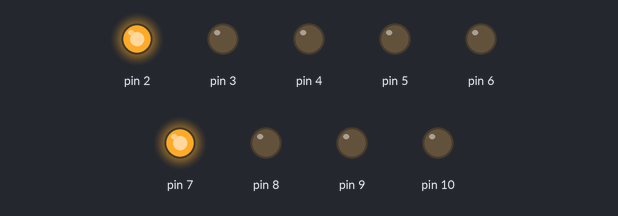
A sketch run on a simulated Arduino Uno, built with avr-gcc and run on an emulated ATmega328P. Shown: output pins drawn as LEDs (lit = HIGH). Random numbers use the default seed unless the sketch sets one.

Above: at 0.05 s.
At 0.35 s:
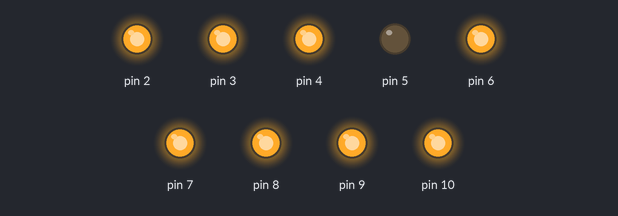
At 0.75 s:
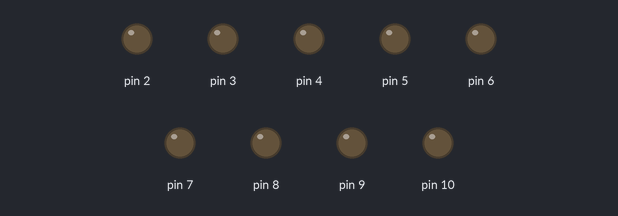
At 1.35 s:
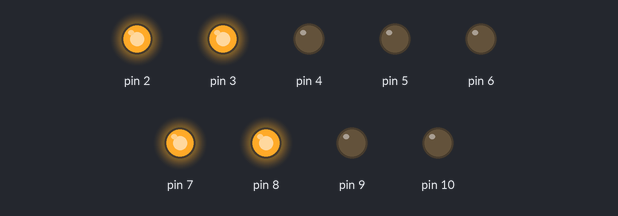
At 2.85 s:
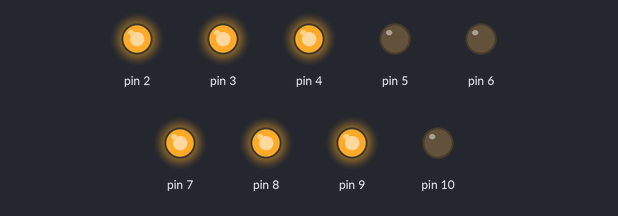
Timing chart, 0 to 3.1 s (numbered marks = the images above):
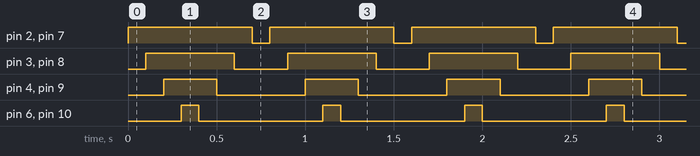

The sketch:

coeur.ino
```cpp
#include "param.h"

String incomingByte = "";

//initialisation des LED's
void setup() {

  // Initialisation
  Serial.begin(9600);
  pinMode(2, OUTPUT);
  pinMode(3, OUTPUT);
  pinMode(4, OUTPUT);
  pinMode(5, OUTPUT);
  pinMode(6, OUTPUT);
  pinMode(7, OUTPUT);
  pinMode(8, OUTPUT);
  pinMode(9, OUTPUT);
  pinMode (10,OUTPUT);
  randomSeed(analogRead(0));


}
//parametrage du mode d'allumage des LED's
// Boucle sans fin
void loop() {
  int mode = parametre();

  switch (mode)

  {


        digitalWrite(2, LOW);
        digitalWrite(3, LOW);
        digitalWrite(4, LOW);
        digitalWrite(5, LOW);
        digitalWrite(6, LOW);
        digitalWrite(7, LOW);
        digitalWrite(8, LOW);
        digitalWrite(9, LOW);
        digitalWrite (10, LOW);

    case 0: // Allumer une LED au choix
         choix();
         break;

    case 1: // Allumer toutes les LEDs
        allled();
        break;

    case 2:// Allumer les LEDs en mode chenille
        chenilleune();
        break;

    case 3:// Allumer 1 LED sur 2
        unesurdeux();
        break;

    case 4:// Allumer 1 LED sur 3
        unesurtrois();
        break;


    case 5:// Allumer 1 LED sur 9
        unesurneuf();
        break;


    case 6: // Mode Escargot
        escargot();
        break;


    case 7: // Mode spirale
        spirale();
        break;

    case 8: // Mode barre de chargement
        chargement();
        break;


   case 9: // Random
        hasard();
        break;


    default :// Erreur
      break;

  }
}


    void choix() {
        if (Serial.available())
       {

        digitalWrite(2, LOW);
        digitalWrite(3, LOW);
        digitalWrite(4, LOW);
        digitalWrite(5, LOW);
        digitalWrite(6, LOW);
        digitalWrite(7, LOW);
        digitalWrite(8, LOW);
        digitalWrite(9, LOW);
        digitalWrite (10,LOW);
        incomingByte = Serial.readString();
        int valeur = incomingByte.toInt();
        Serial.println((String)valeur);

          if (valeur > 1 && valeur <= 10) {
            digitalWrite(valeur, HIGH);
          }

          else if (valeur==1){
            digitalWrite(2, HIGH);
          }

          else {
            Serial.println("Mauvaise combinaison");
          }
       }
    }


    void allled() {
       /* int value = analogRead(0);
        if(value > 300){

        digitalWrite(2, HIGH);
        digitalWrite(3, HIGH);
        digitalWrite(4, HIGH);
        digitalWrite(5, HIGH);
        digitalWrite(6, HIGH);
        digitalWrite(7, HIGH);
        digitalWrite(8, HIGH);
        digitalWrite(9, HIGH);
        digitalWrite (10, HIGH);
        }else{

        digitalWrite(2, LOW);
        digitalWrite(3, LOW);
        digitalWrite(4, LOW);
        digitalWrite(5, LOW);
        digitalWrite(6, LOW);
        digitalWrite(7, LOW);
        digitalWrite(8, LOW);
        digitalWrite(9, LOW);
        digitalWrite(10,LOW);
        }*/

        digitalWrite(2, HIGH);
        digitalWrite(3, HIGH);
        digitalWrite(4, HIGH);
        digitalWrite(5, HIGH);
        digitalWrite(6, HIGH);
        digitalWrite(7, HIGH);
        digitalWrite(8, HIGH);
        digitalWrite(9, HIGH);
        digitalWrite (10, HIGH);

      delay(1000);

        digitalWrite(2, LOW);
        digitalWrite(3, LOW);
        digitalWrite(4, LOW);
        digitalWrite(5, LOW);
        digitalWrite(6, LOW);
        digitalWrite(7, LOW);
        digitalWrite(8, LOW);
        digitalWrite(9, LOW);
        digitalWrite(10,LOW);
      delay (1000);
    }

    void chenilleune (){


        digitalWrite(2, HIGH);
        delay(500);
        digitalWrite(2, LOW);
        digitalWrite(3, HIGH);
        delay(500);
        digitalWrite(3, LOW);
        digitalWrite(4, HIGH);
        delay(500);
        digitalWrite(4, LOW);
        digitalWrite(5, HIGH);
        delay(500);
        digitalWrite(5, LOW);
        digitalWrite(6, HIGH);
        delay(500);
        digitalWrite(6, LOW);
        digitalWrite(7, HIGH);
        delay(500);
        digitalWrite(7, LOW);
        digitalWrite(8, HIGH);
        delay(500);
        digitalWrite(8, LOW);
        digitalWrite(9, HIGH);
        delay(500);
        digitalWrite(9, LOW);
         digitalWrite(10, HIGH);
        delay(500);
         digitalWrite(10, LOW);


        }

    void unesurdeux() {

        digitalWrite(2, HIGH);
        digitalWrite(3, LOW);
        digitalWrite(4, HIGH);
        digitalWrite(5, LOW);
        digitalWrite(6, HIGH);
        digitalWrite(7, LOW);
        digitalWrite(8, HIGH);
        digitalWrite(9, LOW);
        digitalWrite(10, HIGH);
        delay(100);
        digitalWrite(2, LOW);
        digitalWrite(3, HIGH);
        digitalWrite(4, LOW);
        digitalWrite(5, HIGH);
        digitalWrite(6, LOW);
        digitalWrite(7, HIGH);
        digitalWrite(8, LOW);
        digitalWrite(9, HIGH);
        digitalWrite(10, LOW);


    }

    void unesurtrois() {

        digitalWrite(2, HIGH);
        digitalWrite(3, LOW);
        digitalWrite(4, LOW);
        digitalWrite(5, HIGH);
        digitalWrite(6, LOW);
        digitalWrite(7, LOW);
        digitalWrite(8, HIGH);
        digitalWrite(9, LOW);
        digitalWrite(10,LOW);
        delay(500);

        digitalWrite(2, LOW);
        digitalWrite(3, HIGH);
        digitalWrite(4, HIGH);
        digitalWrite(5, LOW);
        digitalWrite(6, HIGH);
        digitalWrite(7, HIGH);
        digitalWrite(8, LOW);
        digitalWrite(9, HIGH);
        digitalWrite(10,HIGH);


    }


    void unesurneuf() {
        digitalWrite(2, HIGH);
        digitalWrite(3, LOW);
        digitalWrite(4, LOW);
        digitalWrite(5, LOW);
        digitalWrite(6, LOW);
        digitalWrite(7, LOW);
        digitalWrite(8, LOW);
        digitalWrite(9, HIGH);
        digitalWrite(10,LOW);
        delay (100);
         digitalWrite(2, LOW);
        digitalWrite(3, LOW);
        digitalWrite(4, LOW);
        digitalWrite(5, LOW);
        digitalWrite(6, LOW);
        digitalWrite(7, LOW);
        digitalWrite(8, LOW);
        digitalWrite(9, LOW);
        digitalWrite(10,LOW);
    }


    void escargot() {

        digitalWrite(2, HIGH);
        delay(100);
        digitalWrite(3, HIGH);
        delay(100);
        digitalWrite(4, HIGH);
        delay(100);
        digitalWrite(5, HIGH);
        delay(100);
        digitalWrite(6, HIGH);
        delay(100);
        digitalWrite(7, HIGH);
        delay(100);
        digitalWrite(8, HIGH);
        delay(100);
        digitalWrite(9, HIGH);
        delay(100);
        digitalWrite(10, HIGH);
        delay(100);


        digitalWrite(9, LOW);
        delay(100);
        digitalWrite(8, LOW);
        delay(100);
        digitalWrite(7, LOW);
        delay(100);
        digitalWrite(6, LOW);
        delay(100);
        digitalWrite(5, LOW);
        delay(100);
        digitalWrite(4, LOW);
        delay(100);
        digitalWrite(3, LOW);
        delay(100);
        digitalWrite(2, LOW);
        delay(100);
        digitalWrite(10, LOW);
        delay(100);

     }


     void spirale() {

        digitalWrite(7, HIGH);
        digitalWrite(2, HIGH);
        delay(100);
        digitalWrite(8, HIGH);
        digitalWrite(3, HIGH);
        delay(100);
        digitalWrite(9, HIGH);
        digitalWrite(4, HIGH);
        delay(100);
        digitalWrite (10,HIGH);
        digitalWrite(6, HIGH);
        delay(100);


        digitalWrite (10,LOW);
        digitalWrite(6, LOW);
        delay(100);
        digitalWrite(9, LOW);
        digitalWrite(4, LOW);
        delay(100);
        digitalWrite(8, LOW);
        digitalWrite(3, LOW);
        delay(100);
        digitalWrite(7, LOW);
        digitalWrite(2, LOW);
        delay(100);

    }

    void chargement() {

        digitalWrite(2, HIGH);
        delay(100);
        digitalWrite(3, HIGH);
        delay(100);
        digitalWrite(4, HIGH);
        delay(00);
        digitalWrite(5, HIGH);
        delay(100);
        digitalWrite(6, HIGH);
        delay(100);
        digitalWrite(7, HIGH);
        delay(100);
        digitalWrite(8, HIGH);
        delay(100);
        digitalWrite(9, HIGH);
        delay(100);
        digitalWrite(10, HIGH);
        delay(100);


        digitalWrite(9, LOW);
        digitalWrite(8, LOW);
        digitalWrite(7, LOW);
        digitalWrite(6, LOW);
        digitalWrite(5, LOW);
        digitalWrite(4, LOW);
        digitalWrite(3, LOW);
        digitalWrite(2, LOW);
        digitalWrite(10, LOW);


    }


    void hasard() {
        int randNumber;
        randNumber = random(2,10);
        digitalWrite(randNumber, HIGH);
        delay(100);
        digitalWrite(randNumber, LOW);
   }
```

GenerationCode.c
```cpp
#include <stdio.h>
#include <stdlib.h>
#include "generationCode.h"


// Création fonction choix
void choix (int Num)
{
    // Création du fichier param.h
    FILE *fichier = NULL;
    fichier = fopen("coeur\\param.h", "w+");

            // Retourner la valeur saisie dans le fichier créé
            fprintf(fichier, "int parametre(){return %d;}", Num);

        // Fermer le fichier
        fclose(fichier);


}
```

GenerationCode.h
```cpp
void choix(int Num);
```

main.c
```cpp
#include <stdio.h>
#include <stdlib.h>
#include "menu.h"
#include "generationCode.h"

int main()
{
    // Appel de la fonction menu
    menu();

    // Déclaration de Num
    int Num = 0;

    // Lecture et copie (dans Num) de la valeur saisie tant que la valeur est entre 9 et 0
    do{
        scanf("%d", &Num);


    }while(Num > 9 || Num < 0);
    choix (Num);


    return 0;


}
```

menu.c
```cpp
#include <stdio.h>
#include "menu.h"


// Création de la fonction menu
void menu()

{

    printf("                                                          MENU                                \n");
    printf("                          ___________________________________________________________________ \n");
    printf("                                          Entrez 0 pour allumer une LED au choix              \n");
    printf("                                          Entrez 1 pour allumer toutes les LEDs               \n");
    printf("                              Entrez 2 pour allumer les LEDs une par une en mode chenille     \n");
    printf("                                          Entrez 3 pour allumer 1 LED sur 2                   \n");
    printf("                                           Entrez 4 pour allumer 1 LED sur 3                  \n");
    printf("                                           Entrez 5 pour allumer 1 LED sur 9                  \n");
    printf("                                       Entrez 6 pour afficher le mode escargot                \n");
    printf("                                          Entrez 7 pour afficher une spirale                  \n");
    printf("                                  Entrez 8 pour afficher le mode barre de chargement          \n");
    printf("                                           Entrez 9 pour allumer une LED au hasard            \n");

}
```

menu.h
```cpp
void menu();
```

param.h
```cpp
//indice du mode d'allumage de LED's
int parametre(){return 7;}
```

Measured:
- by itself, pin 2, pin 7: alternates HIGH for 0.70 s and LOW for 0.10 s
- by itself, pin 3, pin 8: alternates HIGH for 0.50 s and LOW for 0.30 s
- by itself, pin 4, pin 9: alternates HIGH for 0.30 s and LOW for 0.50 s
- by itself, pin 6, pin 10: alternates HIGH for 0.10 s and LOW for 0.70 s
